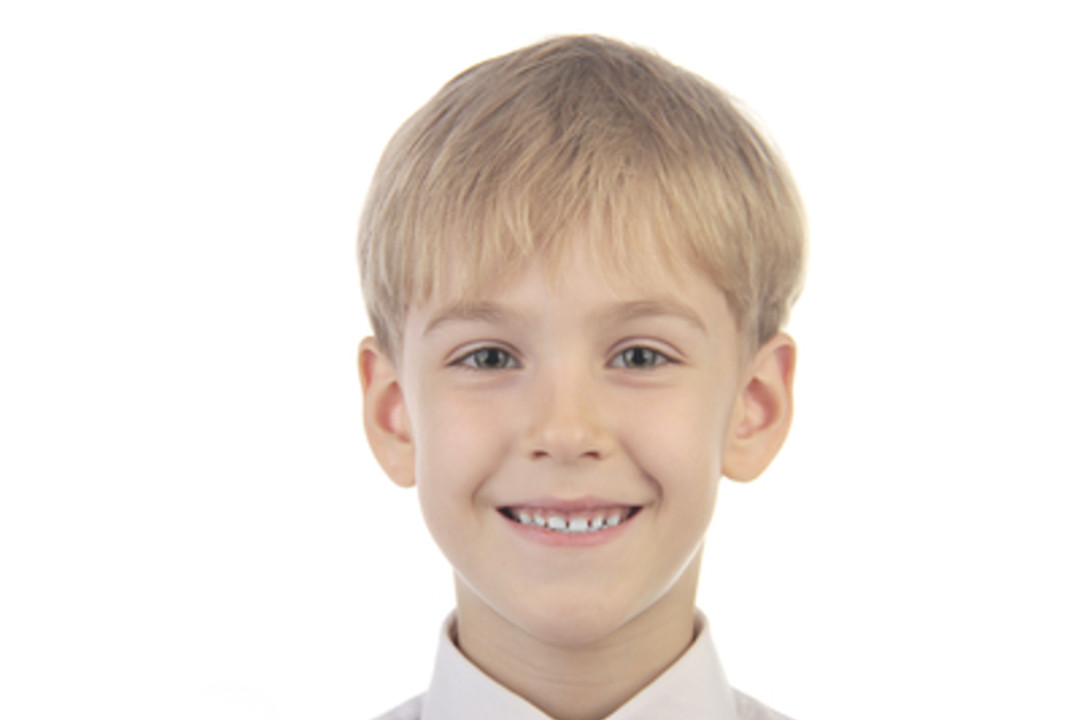
#> input picture Practica Deteccion de sonrisas/img1.jpeg, 1080 x 720 px
$ jupyter execute --allow-errors 'Deteccion de personas sonrientes.ipynb'   (shell and % lines are left out)
#> lines starting #> are read from the running program, lines starting #| are printed output that depends on the picture
[cell 1]
# Code Cell 1
# Importing cv2
import cv2

from IPython.display import display, clear_output

from matplotlib import pyplot as plt

[cell 2]
# Code Cell 2
smile = cv2.imread('img1.jpeg')
#> smile is the input picture: shape (720, 1080, 3); mean B, G, R 221.4, 227.4, 236
no_smile = cv2.imread('img2.jpeg')
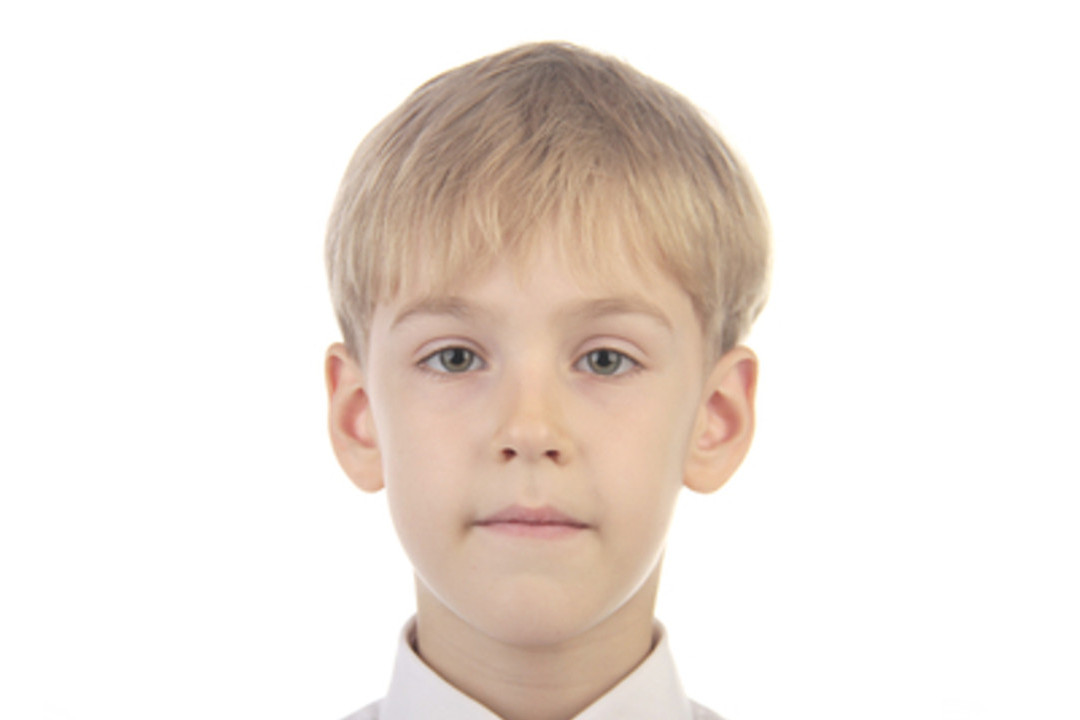
#> input picture Practica Deteccion de sonrisas/img2.jpeg, 1080 x 720 px
#> no_smile is the input picture: shape (720, 1080, 3); mean B, G, R 223.7, 229.8, 238.5

#> (a cell that did not finish here is left out)

[cell 4]
cascadePath = "haarcascade_frontalface_default.xml"
# initialize a model for detecting whether a certain portion of an image contains a face
faceCascade = cv2.CascadeClassifier(cascadePath)

[cell 5]
gray_smile = cv2.cvtColor(smile, cv2.COLOR_BGR2GRAY)
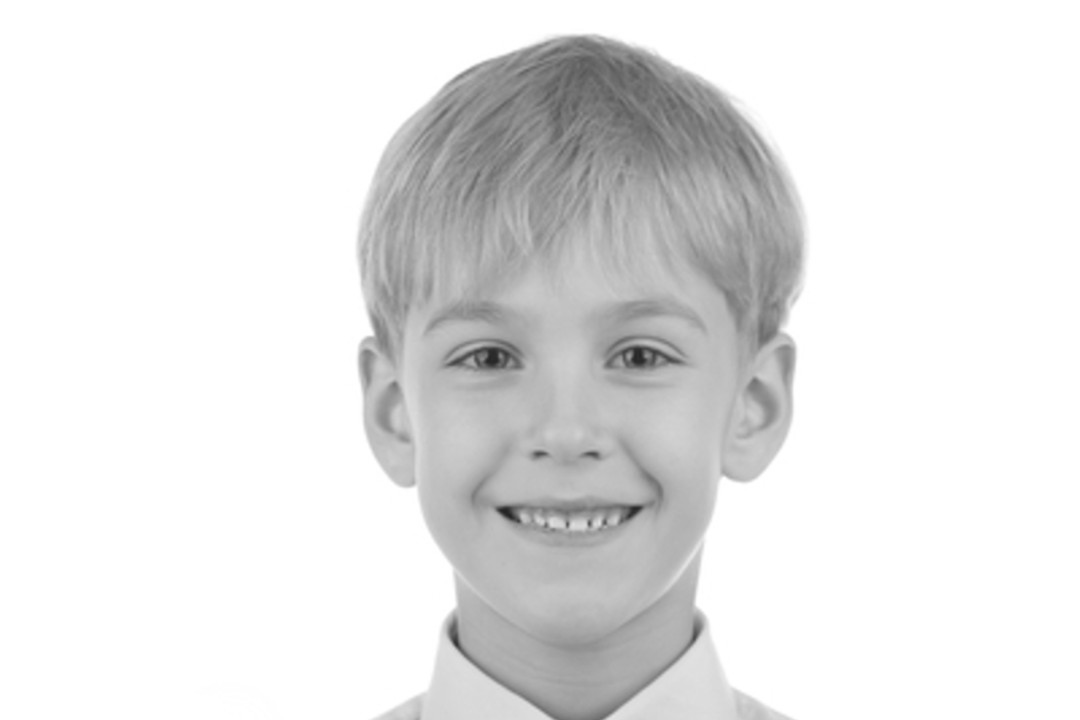
#> gray_smile: shape (720, 1080); min 35, max 255, mean 229.3

[cell 6]
faces = faceCascade.detectMultiScale(
        gray_smile,
        scaleFactor=1.1,
        minNeighbors=6,
        minSize=(100, 100),
        flags=cv2.CASCADE_SCALE_IMAGE
    )
#> faces = [[343, 179, 444, 444]]
# output of the classifier
faces
#> Out = [[343, 179, 444, 444]]

[cell 7]
from matplotlib.patches import Rectangle

# visualize the detected face
#> (the rest of this cell did not finish here and is left out)

[cell 8]
gray_nosmile = cv2.cvtColor(no_smile, cv2.COLOR_BGR2GRAY)
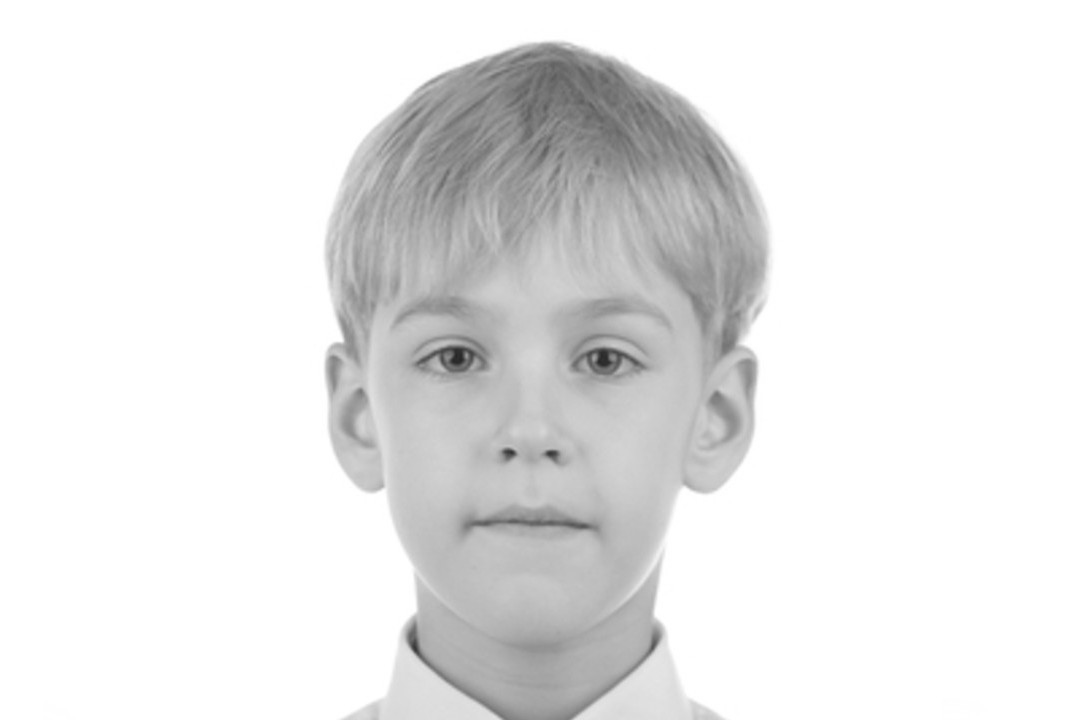
#> gray_nosmile: shape (720, 1080); min 37, max 255, mean 231.7

# openCv algorithm to scan the image looking for haar features
faces = faceCascade.detectMultiScale(
        gray_nosmile,
        scaleFactor=1.1,
        minNeighbors=6,
        minSize=(100, 100),
        flags=cv2.CASCADE_SCALE_IMAGE
    )
#> faces = [[306, 179, 450, 450]]
# output of the classifier
faces
#> Out = [[306, 179, 450, 450]]

#> (a cell that did not finish here is left out)

### Parte2: Procesamiento de datos - Estandarizacion de rostros

#> (a cell that did not finish here is left out)

#> (a cell that did not finish here is left out)

#> (a cell that did not finish here is left out)

**¿Cómo afectarían los dos coeficientes (cv y ch) a los rostros detectados?**

[cell 13]
# Code Cell 13
# import the numpy and scipy libraries to zoom the images
import numpy as np
from scipy.ndimage import zoom

# transform the stretched smiling face so that it has 64x64 pixels
#> (the rest of this cell did not finish here and is left out)

#> (a cell that did not finish here is left out)

#> (a cell that did not finish here is left out)

[cell 16]
# Code Cell 16
plt.subplot(121)
#> (this line was passed over: IPython is not available in this run)
#> (the rest of this cell did not finish here and is left out)

**PARTE 3**

[cell 17]
# Code Cell 17
import pickle as pkl

# load LR model
#> (the rest of this cell did not finish here and is left out)

[cell 18]
# Code Cell 18
pred = 0
print (pred)

[cell 19]
# Code Cell 19
answers = {0: 'NOT SMILING.', 1:'SMILING.'}

[cell 20]
# Code Cell 20
plt.imshow(gray_smile[:, :], cmap='gray')
#> (this line was passed over: IPython is not available in this run)
plt.axis('off')
#> (this line was passed over: IPython is not available in this run)
print ('The person in this picture is', answers[pred])

[cell 21]
answers = {0: 'NOT SMILING.', 1:'SMILING.'}

[cell 22]
plt.imshow(gray_nosmile[:, :], cmap='gray')
#> (this line was passed over: IPython is not available in this run)
plt.axis('off')
#> (this line was passed over: IPython is not available in this run)
